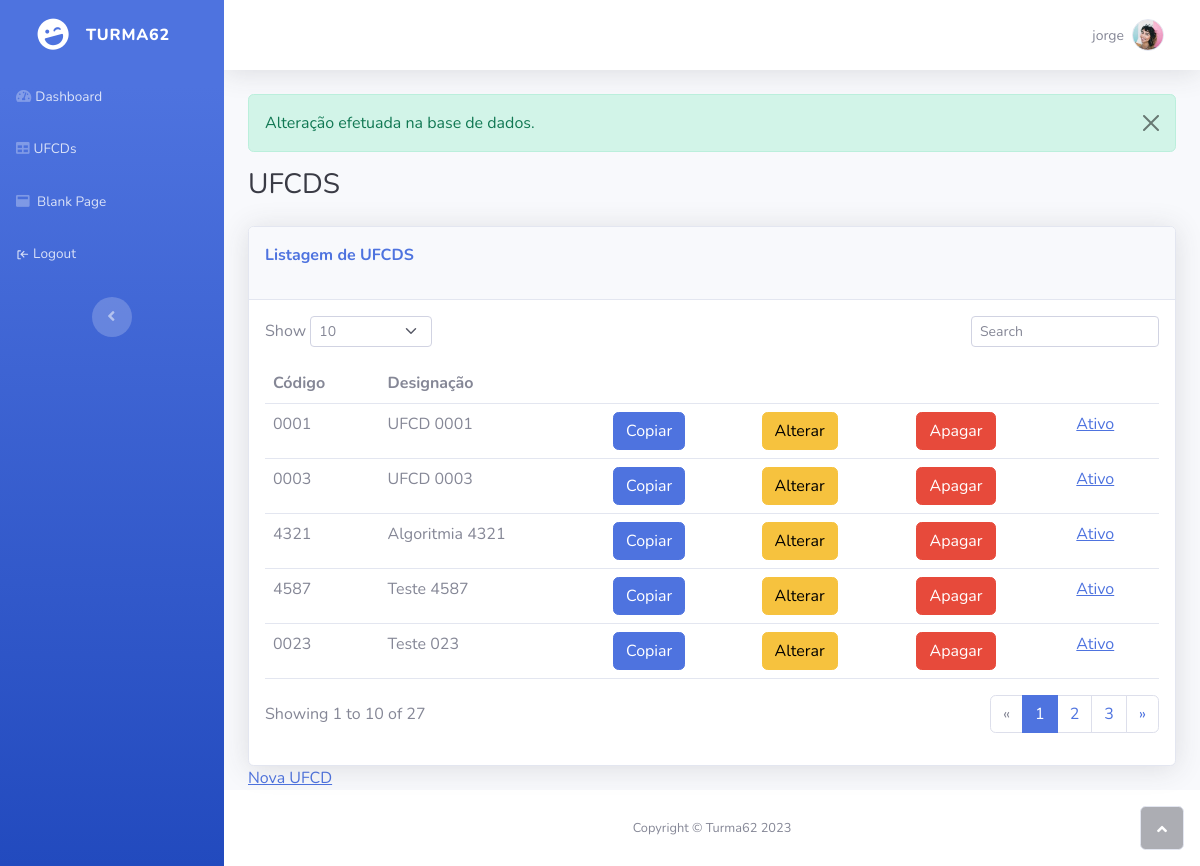
The page /ufcd.php?registoAlterado (signed in) on the database its author committed.
### tables this page shows
CREATE TABLE `ufcd` (
  `idUFCD` int(11) NOT NULL,
  `codigo` char(4) NOT NULL,
  `designacao` varchar(50) NOT NULL,
  `estado` int(1) NOT NULL DEFAULT '1'
);

### restriction.php (called while the page is built, shortened)
<?php
if(isset($_SESSION['username'])){
    $username=$_SESSION['username'];
} else {
    header("Location:login.html?msg=semLogin");
}
?>

### ufcd.php (the view, shortened to what this page needs)
<?php
require_once("restriction.php");
?>
<!DOCTYPE html>
<html lang="en">
<head>
    <link rel="stylesheet" href="assets/bootstrap/css/bootstrap.min.css">
    <link rel="stylesheet" href="assets/fonts/fontawesome-all.min.css">
</head>
<body id="page-top">
    <div id="wrapper">
     <?php require_once("leftNav.php");?>
        <div class="d-flex flex-column" id="content-wrapper">
            <div id="content">
                 <?php require_once("topNav.php");?>
                <?php require_once("mensagens.php");?>
                <div class="container-fluid">
                    <h3 class="text-dark mb-4">UFCDS</h3>
                    <div class="card shadow">
                        <div class="card-header py-3">
                            <p class="text-primary m-0 fw-bold">Listagem de UFCDS</p>
                        </div>
                        <div class="card-body">
                            <div class="row">
                                <div class="col-md-6 text-nowrap">
                                    <div id="dataTable_length" class="dataTables_length" aria-controls="dataTable"><label class="form-label">Show&nbsp;<select class="d-inline-block form-select form-select-sm">
                                                <option value="10" selected="">10</option>
                                            </select>&nbsp;</label></div>
                                </div>
                                <div class="col-md-6">
                                    <div class="text-md-end dataTables_filter" id="dataTable_filter"><label class="form-label"><input id="pesquisa" onkeyup="pesquisarUFCD(pesquisa.value)" type="search" class="form-control form-control-sm" aria-controls="dataTable" placeholder="Search"></label></div>
                                </div>
                            </div>
                            <div class="table-responsive table mt-2" id="dataTable" role="grid" aria-describedby="dataTable_info">
                            <div id="mostrarTabelaUFCD">
                            <table class="table my-0" id="dataTable">
                                    <thead>
                                        <tr>
                                            <th>Código</th>
                                            <th>Designação</th>
                                            <th></th>
                                            <th></th>
                                            <th></th>
                                            <th></th>
                                        </tr>
                                    </thead>
                                    <tbody>
                                        <?php
                                        $table="ufcd";
                                        $sql="SELECT * FROM $table";
                                        $query=mysqli_query(CONNECT, $sql);
                                        while($fetch=mysqli_fetch_assoc($query)) { ?>
                                        <tr>
                                            <td><?php echo $fetch['codigo'];?></td>
                                            <td><?php echo $fetch['designacao'];?></td>
                                            <td><a class="btn btn-primary" href="?mostrarCopiar&idUFCD=<?php echo $fetch['idUFCD'];?>">Copiar</a></td>
                                            <td><a class="btn btn-warning" href="?mostrarAlterar&idUFCD=<?php echo $fetch['idUFCD'];?>">Alterar</a></td>
                                            <td><a class="btn btn-danger" href="?mostrarApagar&idUFCD=<?php echo $fetch['idUFCD'];?>&#apagar">Apagar</a></td>
                                            <td><a class=""
                                            href="ativacaoUFCD.php?idUFCD=<?php echo $fetch['idUFCD'];?>&estado=<?php echo $fetch['estado'];?>">
                                                <?php if($fetch['estado']==1) { echo "Ativo"; } else { echo "Inativo"; }; ?></a></td>
                                        </tr>
                                        <?php  } ?>
                                    </tbody>
                                </table>
                            </div>
                            </div>
                            <div class="row">
                                <div class="col-md-6 align-self-center">
                                    <p id="dataTable_info" class="dataTables_info" role="status" aria-live="polite">Showing 1 to 10 of 27</p>
                                </div>
                                <div class="col-md-6">
                                    <nav class="d-lg-flex justify-content-lg-end dataTables_paginate paging_simple_numbers">
                                        <ul class="pagination">
                                            <li class="page-item disabled"><a class="page-link" aria-label="Previous" href="#"><span aria-hidden="true">«</span></a></li>
                                            <li class="page-item active"><a class="page-link" href="#">1</a></li>
                                            <li class="page-item"><a class="page-link" href="#">2</a></li>
                                            <li class="page-item"><a class="page-link" href="#">3</a></li>
                                            <li class="page-item"><a class="page-link" aria-label="Next" href="#"><span aria-hidden="true">»</span></a></li>
                                        </ul>
                                    </nav>
                                </div>
                            </div>
                        </div>
                    </div>
                </div>
            </div>
            <div class="container-fluid">
            <?php if(!isset($_GET['mostrarRegistar'])) { ?>
            <a href="?mostrarRegistar">Nova UFCD</a>
            <?php } ?>
</div>
               <footer class="bg-white sticky-footer">
                <div class="container my-auto">
                    <div class="text-center my-auto copyright"><span>Copyright © Turma62 2023</span></div>
                </div>
            </footer>
        </div><a class="border rounded d-inline scroll-to-top" href="#page-top"><i class="fas fa-angle-up"></i></a>
    </div>
</body>
</html>

### leftNav.php (shortened to what this page needs)
<nav class="navbar navbar-dark align-items-start sidebar sidebar-dark accordion bg-gradient-primary p-0">
            <div class="container-fluid d-flex flex-column p-0"><a class="navbar-brand d-flex justify-content-center align-items-center sidebar-brand m-0" href="#">
                    <div class="sidebar-brand-icon rotate-n-15"><i class="fas fa-laugh-wink"></i></div>
                    <div class="sidebar-brand-text mx-3"><span>Turma62</span></div>
                </a>
                <ul class="navbar-nav text-light" id="accordionSidebar">
                    <li class="nav-item"><a class="nav-link" href="dashboard.php"><i class="fas fa-tachometer-alt"></i><span>Dashboard</span></a></li>
                    <li class="nav-item"><a class="nav-link" href="ufcd.php"><i class="fas fa-table"></i><span>UFCDs</span></a></li>
                    <li class="nav-item">
                        <a class="nav-link" href="blank.html">
                            <i class="fas fa-window-maximize"></i>
                            <span>Blank Page</span></a></li>
                    <li class="nav-item">
                            <a class="nav-link" href="logout.php?msg1=logout">
                            <span> Logout</span></a>
                        </li>
                </ul>
                <div class="text-center d-none d-md-inline"><button class="btn rounded-circle border-0" id="sidebarToggle" type="button"></button></div>
            </div>
        </nav>

### topNav.php (shortened to what this page needs)
<nav class="navbar navbar-light navbar-expand bg-white shadow mb-4 topbar static-top">
                    <div class="container-fluid"><button class="btn btn-link d-md-none rounded-circle me-3" id="sidebarToggleTop" type="button"><i class="fas fa-bars"></i></button>
                        <ul class="navbar-nav flex-nowrap ms-auto">
                            <li class="nav-item dropdown no-arrow">
                                <div class="nav-item dropdown no-arrow"><a class="dropdown-toggle nav-link" aria-expanded="false" data-bs-toggle="dropdown" href="#"><span class="d-none d-lg-inline me-2 text-gray-600 small"><?php echo "$username";?></span><img class="border rounded-circle img-profile" src="assets/img/avatars/avatar1.jpeg"></a>
                                </div>
                            </li>
                        </ul>
                    </div>
                </nav>

### mensagens.php (shortened to what this page needs)
<div class="container-fluid" style="margin-top:20px">
<?php if(isset($_GET['registoAlterado'])) { ?>
<div class="alert alert-success alert-dismissible fade show" role="alert">
  Alteração efetuada na base de dados.
  <button type="button" class="btn-close" data-bs-dismiss="alert" aria-label="Close"></button>
</div>
<?php } ?>
</div>

### rows shown on the page
ufcd: codigo "0001", designacao "UFCD 0001", estado "Ativo"
ufcd: codigo "0003", designacao "UFCD 0003", estado "Ativo"
ufcd: codigo "4321", designacao "Algoritmia 4321", estado "Ativo"
ufcd: codigo "4587", designacao "Teste 4587", estado "Ativo"
ufcd: codigo "0023", designacao "Teste 023", estado "Ativo"

### other values the page prints
$username "jorge"
